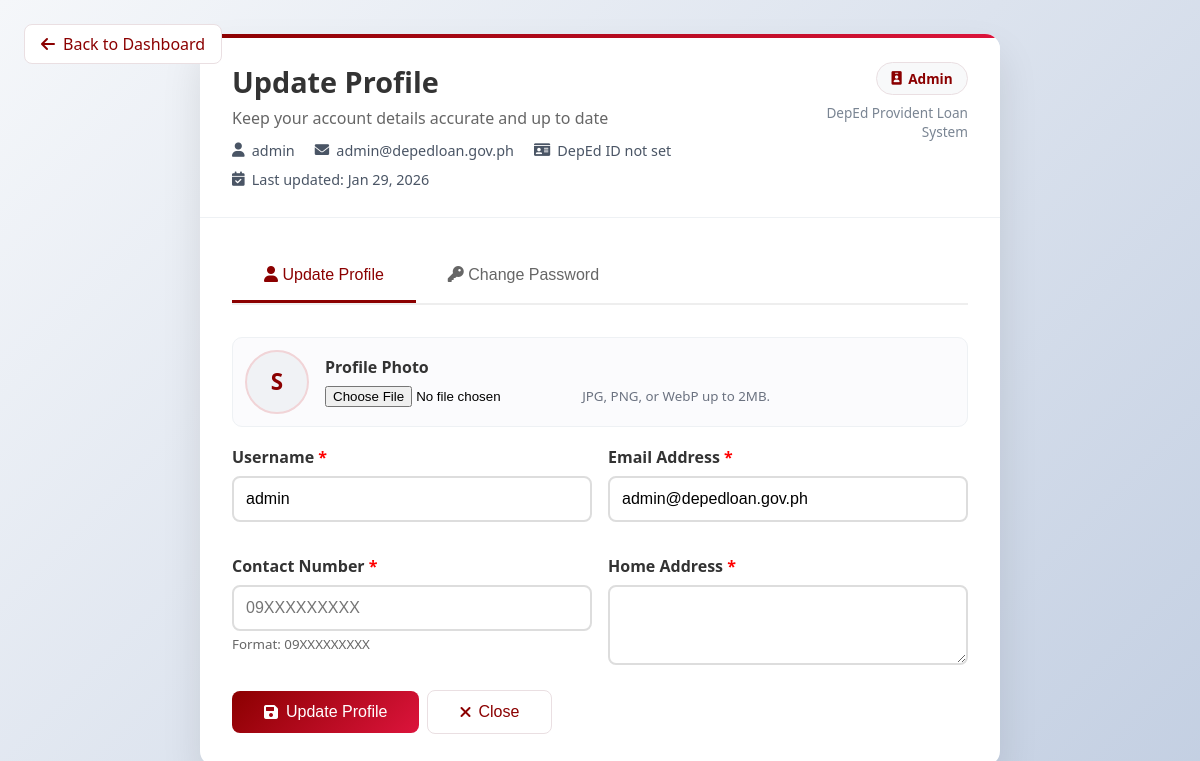
/profile_update.php (signed in), run on the app's committed database.
### tables this page shows
CREATE TABLE `users` (
  `id` int(11) NOT NULL,
  `username` varchar(50) NOT NULL,
  `email` varchar(100) NOT NULL,
  `password` varchar(255) NOT NULL,
  `full_name` varchar(100) NOT NULL,
  `role` enum('admin','borrower','accountant') DEFAULT 'borrower',
  `profile_photo` varchar(255) DEFAULT NULL,
  `created_at` timestamp NOT NULL DEFAULT current_timestamp()
);

### profile_update.php (the view, shortened to what this page needs)
<?php
require_once 'config.php';
$user_id = $_SESSION['user_id'];
$sql = "SELECT * FROM users WHERE id = ?";
$stmt = $conn->prepare($sql);
$stmt->bind_param("i", $user_id);
$stmt->execute();
$result = $stmt->get_result();
$user_data = $result->fetch_assoc();
$is_admin = ($user_data['role'] ?? '') === 'admin' || $user_data['username'] === 'admin';
$dashboard_url = $is_admin ? 'admin_dashboard.php' : 'borrower_dashboard.php';
$is_embed = isset($_GET['embed']) && $_GET['embed'] === '1';
$profile_photo = $user_data['profile_photo'] ?? '';
$profile_photo_exists = $profile_photo && file_exists(__DIR__ . '/' . $profile_photo);
?>
<!DOCTYPE html>
<html lang="en">
<head>
    <link rel="stylesheet" href="https://cdnjs.cloudflare.com/ajax/libs/font-awesome/6.0.0/css/all.min.css">
    <link rel="stylesheet" href="assets/shared.css">
</head>
<body class="<?php echo $is_embed ? 'embed' : ''; ?>">
    <a href="<?php echo $dashboard_url; ?>" class="back-btn">
        <i class="fas fa-arrow-left"></i> Back to Dashboard
    </a>
    <div class="container">
        <div class="header">
            <div class="profile-header">
                <div>
                    <div class="profile-title">Update Profile</div>
                    <div class="profile-subtitle">Keep your account details accurate and up to date</div>
                    <div class="profile-meta">
                        <span><i class="fas fa-user"></i> <?php echo htmlspecialchars($user_data['username']); ?></span>
                        <span><i class="fas fa-envelope"></i> <?php echo htmlspecialchars($user_data['email']); ?></span>
                        <span><i class="fas fa-id-card"></i> <?php echo htmlspecialchars($user_data['deped_id'] ?? 'DepEd ID not set'); ?></span>
                        <span><i class="fas fa-calendar-check"></i> Last updated: <?php echo date('M d, Y'); ?></span>
                    </div>
                </div>
                <div class="profile-actions">
                    <span class="role-pill">
                        <i class="fas fa-id-badge"></i>
                        <?php echo htmlspecialchars(ucfirst($user_data['role'] ?? 'User')); ?>
                    </span>
                    <div class="profile-actions-note">DepEd Provident Loan System</div>
                </div>
            </div>
        </div>
        <div class="content">
            <div class="tabs">
                <button class="tab active" onclick="showTab('profile', this)">
                    <i class="fas fa-user"></i> Update Profile
                </button>
                <button class="tab" onclick="showTab('password', this)">
                    <i class="fas fa-key"></i> Change Password
                </button>
            </div>
            <div id="profile-tab" class="tab-content active">
                <form method="POST" enctype="multipart/form-data">
                    <div class="profile-photo-section">
                        <div class="profile-photo">
                            <?php if ($profile_photo_exists): ?>
                                <img src="<?php echo htmlspecialchars($profile_photo); ?>" alt="Profile Photo">
                            <?php else: ?>
                                <?php echo strtoupper(substr($user_data['full_name'] ?: $user_data['username'], 0, 1)); ?>
                            <?php endif; ?>
                        </div>
                        <div class="profile-photo-actions">
                            <label for="profile_photo">Profile Photo</label>
                            <input type="file" id="profile_photo" name="profile_photo" accept="image/png,image/jpeg,image/webp">
                            <small>JPG, PNG, or WebP up to 2MB.</small>
                        </div>
                    </div>
                    <div class="form-grid">
                        <div class="form-group">
                            <label for="username">Username <span style="color: red;">*</span></label>
                            <input type="text" id="username" name="username" value="<?php echo htmlspecialchars($user_data['username']); ?>" required>
                        </div>
                        <div class="form-group">
                            <label for="email">Email Address <span style="color: red;">*</span></label>
                            <input type="email" id="email" name="email" value="<?php echo htmlspecialchars($user_data['email']); ?>" required>
                        </div>
                        <div class="form-group">
                            <label for="contact_number">Contact Number <span style="color: red;">*</span></label>
                            <input type="tel" id="contact_number" name="contact_number" value="<?php echo htmlspecialchars($user_data['contact_number'] ?? ''); ?>" required placeholder="09XXXXXXXXX">
                            <small style="color: #666;">Format: 09XXXXXXXXX</small>
                        </div>
                        <div class="form-group">
                            <label for="home_address">Home Address <span style="color: red;">*</span></label>
                            <textarea id="home_address" name="home_address" rows="2" required><?php echo htmlspecialchars($user_data['home_address'] ?? ''); ?></textarea>
                        </div>
                    </div>
                    <div class="form-actions">
                        <button type="submit" class="btn">
                            <i class="fas fa-save"></i> Update Profile
                        </button>
                        <button type="button" class="btn btn-outline" onclick="closeParentModal()">
                            <i class="fas fa-times"></i> Close
                        </button>
                    </div>
                </form>
            </div>
        </div>
    </div>
</body>
</html>

### assets/shared.css (style rules this page uses)
.header { background: #ffffff; color: #1d2433; padding: 1.75rem 2rem; border-bottom: 1px solid #eef1f4; position: relative; }
.header::before { content: ""; position: absolute; top: 0; left: 0; right: 0; height: 4px; background: linear-gradient(135deg, #8b0000 0%, #dc143c 100%); }
.profile-header { display: flex; align-items: flex-start; justify-content: space-between; gap: 2rem; }
.profile-title { font-size: 1.8rem; margin-bottom: 0.35rem; font-weight: 600; color: #333; }
.profile-subtitle { color: #666; font-size: 1rem; }
.profile-meta { margin-top: 0.75rem; display: flex; flex-wrap: wrap; gap: 0.6rem 1.25rem; font-size: 0.9rem; color: #4a5565; }
.profile-meta span { display: inline-flex; align-items: center; gap: 0.45rem; }
.profile-actions { text-align: right; display: flex; flex-direction: column; align-items: flex-end; gap: 0.5rem; color: #6b7280; font-size: 0.9rem; }
.role-pill { display: inline-flex; align-items: center; gap: 0.4rem; padding: 0.35rem 0.9rem; border-radius: 999px; background: #f8f9fa; border: 1px solid #eadfe2; color: #8b0000; font-weight: 600; font-size: 0.85rem; }
.profile-actions-note { font-size: 0.85rem; color: #7a8593; }
.back-btn { position: absolute; top: 1.5rem; left: 1.5rem; background: #ffffff; color: #8b0000; border: 1px solid #eadfe2; padding: 0.5rem 1rem; border-radius: 8px; cursor: pointer; text-decoration: none; display: inline-flex; align-items: center; gap: 0.5rem; transition: background 0.3s, color 0.3s, box-shadow 0.3s; z-index: 2; }
:root { --sidebar-width: 250px; --sidebar-link-height: 44px; --sidebar-icon-width: 24px; }

### profile_update.php (style rules this page uses)
* { margin: 0; padding: 0; box-sizing: border-box; }
html, body { height: 100%; }
body { font-family: 'Segoe UI', Tahoma, Geneva, Verdana, sans-serif; background: linear-gradient(135deg, #f5f7fa 0%, #c3cfe2 100%); min-height: 100vh; display: flex; align-items: center; justify-content: center; padding: 20px; }
.container { background: white; border-radius: 15px; box-shadow: 0 20px 40px rgba(0, 0, 0, 0.1); max-width: 800px; width: 100%; overflow: hidden; }
.content { padding: 2rem; }
.tabs { display: flex; margin-bottom: 2rem; border-bottom: 2px solid #eee; }
.tab { padding: 1rem 2rem; background: none; border: none; cursor: pointer; font-size: 1rem; color: #666; border-bottom: 3px solid transparent; transition: all 0.3s; }
.tab.active { color: #8b0000; border-bottom-color: #8b0000; }
.tab-content { display: none; }
.tab-content.active { display: block; }
.form-group { margin-bottom: 1.2rem; }
.form-group label { display: block; margin-bottom: 0.5rem; font-weight: 600; color: #333; }
.form-group input, .form-group textarea { width: 100%; padding: 0.75rem; border: 2px solid #ddd; border-radius: 8px; font-size: 1rem; transition: border-color 0.3s; }
.form-group small { display: block; margin-top: 0.2rem; color: #6b7280; }
.form-group textarea { resize: vertical; min-height: 80px; }
.btn { background: linear-gradient(135deg, #8b0000 0%, #dc143c 100%); color: white; border: none; padding: 0.75rem 2rem; border-radius: 8px; font-size: 1rem; cursor: pointer; transition: transform 0.3s, box-shadow 0.3s; display: inline-flex; align-items: center; gap: 0.5rem; }
.form-actions { display: flex; flex-wrap: wrap; gap: 0.5rem; align-items: center; }
.btn-outline { background: #ffffff; color: #8b0000; border: 1px solid #eadfe2; }
.profile-photo-section { display: flex; align-items: center; gap: 1rem; padding: 0.75rem; border: 1px solid #eef1f4; border-radius: 10px; background: #fbfbfd; margin-bottom: 1.2rem; }
.profile-photo { width: 64px; height: 64px; border-radius: 50%; background: #f0f2f5; color: #8b0000; display: flex; align-items: center; justify-content: center; font-weight: 700; font-size: 1.4rem; overflow: hidden; border: 2px solid #f1d4d7; }
.profile-photo-actions label { font-weight: 600; color: #333; display: block; margin-bottom: 0.35rem; }
.profile-photo-actions small { color: #6b7280; }
.form-grid { display: grid; grid-template-columns: repeat(2, minmax(0, 1fr)); gap: 0.9rem 1rem; }

### data on the page
users: username "admin", email "admin@depedloan.gov.ph", role "Admin", full_name "S"

### other printed values
$user_data['deped_id'] "DepEd ID not set"
